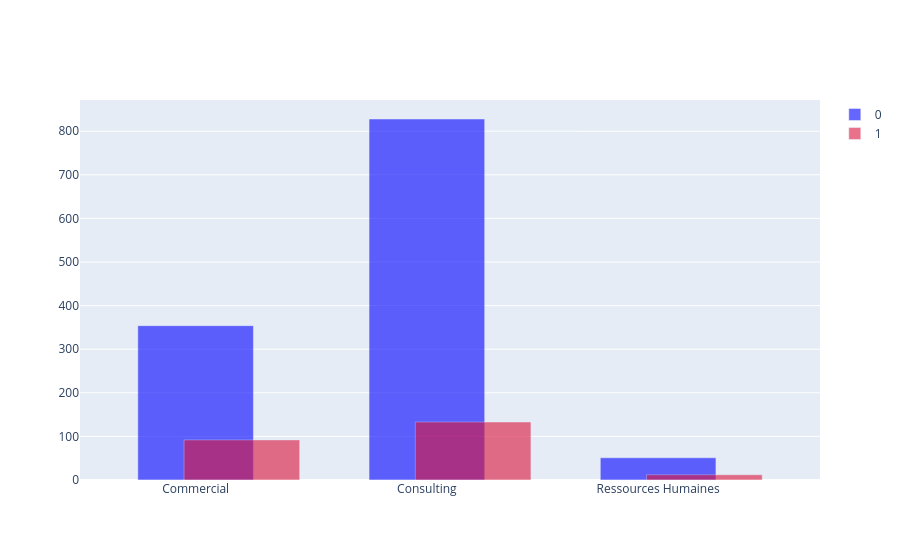

The code cell stored with this chart in its notebook:
### Code cell
fig = go.Figure()

# get unique categories for x-axis and target values for color grouping
departments = df['departement'].unique()
targets = df[target_column].unique()

# small manual offset per target value to shift bars slightly in x
offset_step = 0.2  # adjust this to control the shift amount
colors = ['blue', 'crimson', 'red']  # one color per target value

for i, t in enumerate(targets):
    subset = df[df[target_column] == t]
    # numeric x positions with offset (departments must be mapped to numbers)
    x_positions = [departments.tolist().index(d) + i * offset_step for d in subset['departement']]

    fig.add_trace(go.Bar(
        x=x_positions,
        y=subset['count'],
        name=str(t),
        marker_color=colors[i],
        opacity=0.6,
        width=0.5  # narrow bars so they don't overlap fully
    ))


fig.update_layout(
    barmode='overlay',
    xaxis=dict(
        tickmode='array',
        tickvals=list(range(len(departments))),
        ticktext=departments
    )
)
fig.show()

### Figure 1 — Plotly figure (JSON) as saved in the notebook; plotly's stock layout.template omitted (floating-point values rounded to 4 significant figures)
{"data": [{"marker": {"color": "blue"}, "name": "0", "opacity": 0.6, "type": "bar", "width": 0.5, "x": [0, 1, 2], "y": [354, 828, 51]}, {"marker": {"color": "crimson"}, "name": "1", "opacity": 0.6, "type": "bar", "width": 0.5, "x": [0.2, 1.2, 2.2], "y": [92, 133, 12]}], "layout": {"barmode": "overlay", "xaxis": {"tickmode": "array", "ticktext": ["Commercial", "Consulting", "Ressources Humaines"], "tickvals": [0, 1, 2]}}}
